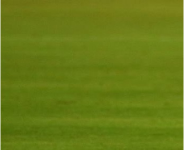
#> input picture images/messi_roi.png, 184 x 150 px
$ python histogram_backprojection_AIL_1.py
#> lines starting #> are read from the running program, lines starting #| are printed output that depends on the picture; after the words box and inside, x2 and y2 are one past the last pixel; in counts of white or black regions, pixels touching at a corner belong together
# File: histogram_backprojection_AIL_1.py
# https://theailearner.com/2019/04/18/histogram-backprojection/

import cv2 as cv
import matplotlib.pyplot as plot
import numpy as np

# roi is the object or region of object we need to find
roi = cv.imread('../images/messi_roi.png')
#> roi is the input picture: shape (150, 184, 3); mean B, G, R 20.9, 123.7, 104.2
hsv_roi = cv.cvtColor(roi, cv.COLOR_BGR2HSV)
#> hsv_roi: shape (150, 184, 3); mean H, S, V 35.6, 212.9, 123.7

# target is the image we search in
target = cv.imread('../images/messi_target.png')
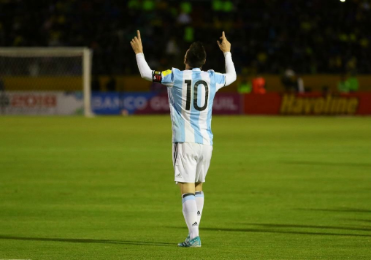
#> input picture images/messi_target.png, 371 x 260 px
#> target is the input picture: shape (260, 371, 3); mean B, G, R 28.1, 86.3, 78.2
hsv_target = cv.cvtColor(target, cv.COLOR_BGR2HSV)
#> hsv_target: shape (260, 371, 3); mean H, S, V 37.6, 184, 90.2

# Plot roi and target
plot.figure()
plot.title('ROI')
roi_rgb = cv.cvtColor(roi, cv.COLOR_BGR2RGB)
plot.imshow(roi_rgb, interpolation='nearest')

plot.figure()
plot.title('Target image')
target_rgb = cv.cvtColor(target, cv.COLOR_BGR2RGB)
plot.imshow(target_rgb, interpolation='nearest')

# Find the histograms
M = cv.calcHist([hsv_roi], channels=[0, 1], mask=None, histSize=[180, 256],
                ranges=[0, 180, 0, 256])
I = cv.calcHist([hsv_target], channels=[0, 1], mask=None, histSize=[180, 256],
                ranges=[0, 180, 0, 256])

# Plot the histograms
M_norm = cv.normalize(M, dst=None, alpha=0, beta=255, norm_type=cv.NORM_MINMAX)
I_norm = cv.normalize(I, dst=None, alpha=0, beta=255, norm_type=cv.NORM_MINMAX)

plot.figure()
plot.xlabel('Saturation', fontweight='bold')
plot.ylabel('Hue', fontweight='bold')
plot.title('ROI Hue vs Saturation')
plot.imshow(M_norm, cmap='gray', interpolation='nearest')

plot.figure()
plot.xlabel('Saturation', fontweight='bold')
plot.ylabel('Hue', fontweight='bold')
plot.title('Target Hue vs Saturation')
plot.imshow(I_norm, cmap='gray', interpolation='nearest')

R = M / I

# Plot R
plot.figure()
plot.xlabel('Saturation', fontweight='bold')
plot.ylabel('Hue', fontweight='bold')
plot.title('R = M / I')
plot.imshow(R, interpolation='nearest')

h, s, v = cv.split(hsv_target)
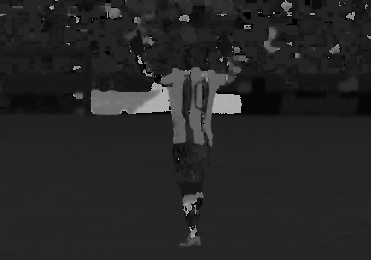
#> h: shape (260, 371); min 0, max 179, mean 37.6
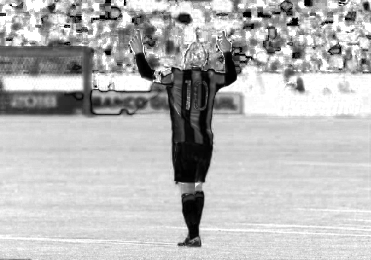
#> s: shape (260, 371); min 0, max 255, mean 184
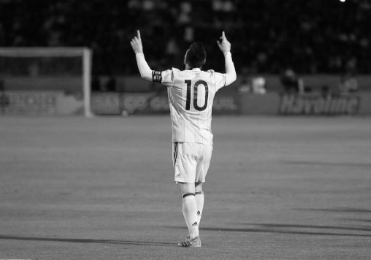
#> v: shape (260, 371); min 2, max 251, mean 90.2
B = R[h.ravel(), s.ravel()]
B = np.minimum(B, 1)
B = B.reshape(hsv_target.shape[:2])

# Plot B
plot.figure()
plot.title('B')
plot.imshow(B, interpolation='nearest')

# Apply a convolution with a circular disc
disc = cv.getStructuringElement(cv.MORPH_ELLIPSE, ksize=(5, 5))
cv.filter2D(B, ddepth=-1, kernel=disc, dst=B)
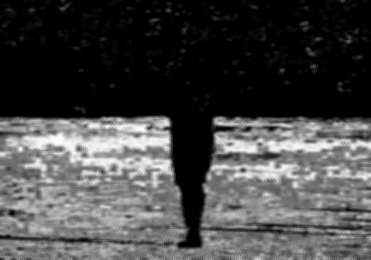
#> B: shape (260, 371) float32; min 0, max 17, mean 4.76; drawn with min black and max white
B = np.uint8(B)
cv.normalize(B, dst=B, alpha=0, beta=255, norm_type=cv.NORM_MINMAX)

# Use thresholding to segment out the region
ret, thresh = cv.threshold(B, thresh=10, maxval=255, type=cv.THRESH_BINARY)
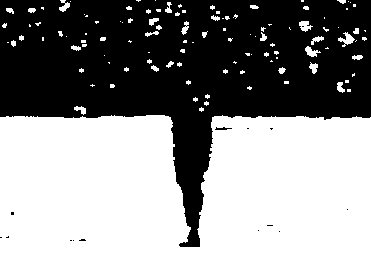
#> thresh: shape (260, 371); 53.7% white; 15 black regions (13 under 20 px), largest, box (x1, y1, x2, y2) and area: (0, 0, 371, 247) 44617, (215, 127, 232, 130) 31

# Overlay images using bitwise_and
thresh = cv.merge((thresh, thresh, thresh))
result = cv.bitwise_and(target, thresh)
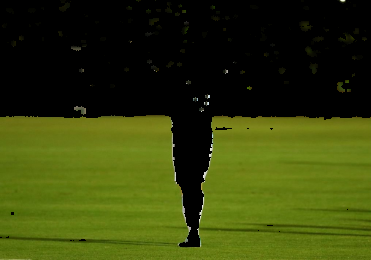
#> result: shape (260, 371, 3); mean B, G, R 10.4, 62.8, 52.8

# Display the output
plot.figure()
plot.title('Result')
result_rgb = cv.cvtColor(result, cv.COLOR_BGR2RGB)
plot.imshow(result_rgb, interpolation='nearest')

plot.show()
